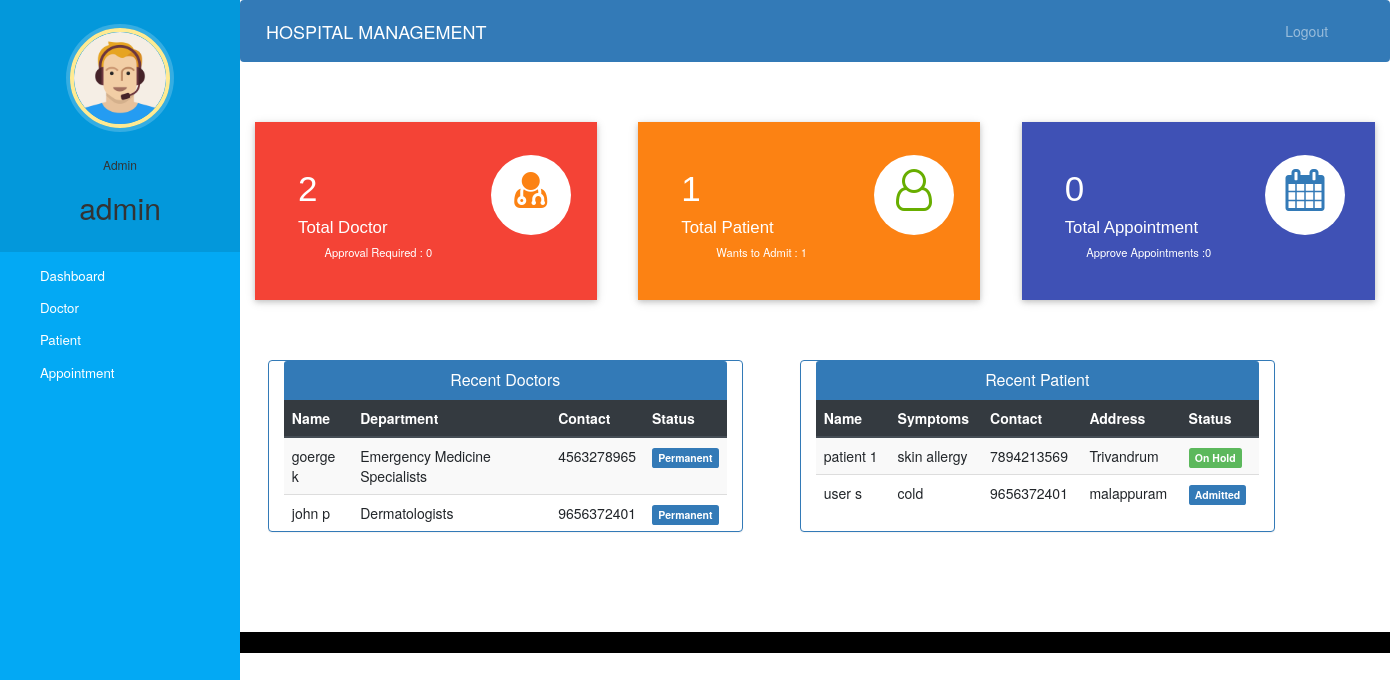
Page /admin-dashboard (signed in) on the committed database.
### hospital/models.py (models this page shows, shortened)
class Doctor(models.Model):
    user=models.OneToOneField(User,on_delete=models.CASCADE)
    profile_pic= models.ImageField(upload_to='profile_pic/DoctorProfilePic/',null=True,blank=True)
    address = models.CharField(max_length=40)
    mobile = models.CharField(max_length=20,null=True)
    department= models.CharField(max_length=50,choices=departments,default='Cardiologist')
    status=models.BooleanField(default=False)
    @property
    def get_name(self):
        return self.user.first_name+" "+self.user.last_name

class Patient(models.Model):
    user=models.OneToOneField(User,on_delete=models.CASCADE)
    profile_pic= models.ImageField(upload_to='profile_pic/PatientProfilePic/',null=True,blank=True)
    address = models.CharField(max_length=40)
    mobile = models.CharField(max_length=20,null=False)
    symptoms = models.CharField(max_length=100,null=False)
    assignedDoctorId = models.PositiveIntegerField(null=True)
    admitDate=models.DateField(auto_now=True)
    status=models.BooleanField(default=False)
    @property
    def get_name(self):
        return self.user.first_name+" "+self.user.last_name

### hospital/views.py (the view)
# urls.py: path('admin-dashboard', views.admin_dashboard_view,name='admin-dashboard'),
@login_required(login_url='adminlogin')
@user_passes_test(is_admin)
def admin_dashboard_view(request):
    doctors=models.Doctor.objects.all().order_by('-id')
    patients=models.Patient.objects.all().order_by('-id')
    doctorcount=models.Doctor.objects.all().filter(status=True).count()
    pendingdoctorcount=models.Doctor.objects.all().filter(status=False).count()
    patientcount=models.Patient.objects.all().filter(status=True).count()
    pendingpatientcount=models.Patient.objects.all().filter(status=False).count()
    appointmentcount=models.Appointment.objects.all().filter(status=True).count()
    pendingappointmentcount=models.Appointment.objects.all().filter(status=False).count()
    mydict={
    'doctors':doctors,
    'patients':patients,
    'doctorcount':doctorcount,
    'pendingdoctorcount':pendingdoctorcount,
    'patientcount':patientcount,
    'pendingpatientcount':pendingpatientcount,
    'appointmentcount':appointmentcount,
    'pendingappointmentcount':pendingappointmentcount,
    }
    return render(request,'hospital/admin_dashboard.html',context=mydict)

### hospital/views.py (called while the page is built)
def is_admin(user):
    return user.groups.filter(name='ADMIN').exists()

### templates/hospital/admin_dashboard.html
{% extends 'hospital/admin_base.html' %}
{% load static %}
{% block content %}
{%include 'hospital/admin_dashboard_cards.html'%}
<br><br><br>
<div class="container">
  <div class="row">
    <div class="panel panel-primary col-md-5" style="margin-left:2%;">
      <div class="panel-heading" style="text-align:center;">
        <h6 class="panel-title">Recent Doctors</h6>
      </div>
      <table class="table table-hover table-striped" id="dev-table">
        <thead class="thead-dark">
          <tr>
            <th>Name</th>
            <th>Department</th>
            <th>Contact</th>
            <th>Status</th>
          </tr>
        </thead>
        {% for d in doctors %}
        <tr>
          <td> {{d.get_name}}</td>
          <td>{{d.department}}</td>
          <td>{{d.mobile}}</td>
          {%if d.status%}
          <td> <span class="label label-primary">Permanent</span></td>
          {% else %}
          <td> <span class="label label-success">On Hold</span></td>
          {% endif %}
        </tr>
        {% endfor %}
      </table>
    </div>
    <div class="panel panel-primary col-md-5" style="margin-left:5%;">
      <div class="panel-heading" style="text-align:center;">
        <h6 class="panel-title">Recent Patient</h6>
      </div>
      <table class="table table-hover table-striped" id="dev-table">
        <thead class="thead-dark">
          <tr>
            <th>Name</th>
            <th>Symptoms</th>
            <th>Contact</th>
            <th>Address</th>
            <th>Status</th>
          </tr>
        </thead>
        {% for p in patients %}
        <tr>
          <td> {{p.get_name}}</td>
          <td>{{p.symptoms}}</td>
          <td>{{p.mobile}}</td>
          <td>{{p.address}}</td>
          {%if p.status%}
          <td> <span class="label label-primary">Admitted</span></td>
          {% else %}
          <td> <span class="label label-success">On Hold</span></td>
          {% endif %}
        </tr>
        {% endfor %}
      </table>
    </div>
  </div>
</div>
{% endblock content %}

### templates/hospital/admin_base.html (shortened to what this page needs)
<!DOCTYPE html>
{% load static %}
<html lang="en">
<head>
  <link rel="stylesheet" href="https://stackpath.bootstrapcdn.com/bootstrap/4.3.1/css/bootstrap.min.css">
  <link rel="stylesheet" href="https://maxcdn.bootstrapcdn.com/font-awesome/4.7.0/css/font-awesome.min.css">
  <link rel="stylesheet" href="{% static '/style.css' %}">
</head>
<body>
  <nav class="menu" tabindex="0">
    <header class="avatar">
      <img src="{% static "images/adminpropic.png" %}" />
      <br><br>
      <h6>Admin</h6>
      <h2>{{request.user.first_name}}</h2>
    </header>
    <ul>
      <li tabindex="0" class="icon-dashboard"> <a style="color:white; text-decoration:none;" href="/admin-dashboard"><span>Dashboard</span></a> </li>
      <li tabindex="0" class="icon-customers"> <a style="color:white; text-decoration:none;" href="/admin-doctor"><span>Doctor</span></a></li>
      <li tabindex="0" class="icon-users"> <a style="color:white; text-decoration:none;" href="/admin-patient"><span>Patient</span></a></li>
      <li tabindex="0" class="icon-calendar"> <a style="color:white; text-decoration:none;" href="/admin-appointment"><span>Appointment</span></a></li>
    </ul>
  </nav>
  <main>
    <div class="bs-example">
      <nav class="navbar navbar-expand-md  navbar-dark fixed-top" style="background:#337AB7;">
        <a href="/admin-dashboard" class="navbar-brand">HOSPITAL MANAGEMENT</a>
        <div class="collapse navbar-collapse justify-content-between" id="navbarCollapse">
          <div class="navbar-nav" style=" margin-left: 90%;">
            <a href="/logout" class="nav-item nav-link">Logout</a>
          </div>
        </div>
      </nav>
    </div>
    <br><br>
    {% block content %}
    {% endblock content %}
    <br><br><br><br>
    <footer>
      <br>
      <div class="container">
        <div class="row">
          <div class="col-md-12 col-sm-12">
          </div>
        </div>
      </div>
    </footer>
  </main>
</body>
</html>

### templates/hospital/admin_dashboard_cards.html (shortened to what this page needs)
<!DOCTYPE html>
<html lang="en" dir="ltr">
<head>
  <link rel="stylesheet" href="https://maxcdn.bootstrapcdn.com/bootstrap/3.4.1/css/bootstrap.min.css">
  <link rel="stylesheet" href="https://cdnjs.cloudflare.com/ajax/libs/font-awesome/4.7.0/css/font-awesome.min.css">
</head>
<body>
  <div class="market-updates">
    <div class="col-md-4 market-update-gd">
      <div class="market-update-block clr-block-1">
        <div class="col-md-8 market-update-left">
          <h3>{{doctorcount}}</h3>
          <h4>Total Doctor</h4>
          <p>Approval Required : {{pendingdoctorcount}}</p>
        </div>
        <div class="col-md-4 market-update-right">
          <i class="fa fa-user-md"></i>
        </div>
        <div class="clearfix"> </div>
      </div>
    </div>
    <div class="col-md-4 market-update-gd">
      <div class="market-update-block clr-block-2">
        <div class="col-md-8 market-update-left">
          <h3>{{patientcount}}</h3>
          <h4>Total Patient</h4>
          <p>Wants to Admit : {{pendingpatientcount}}</p>
        </div>
        <div class="col-md-4 market-update-right">
          <i class="fa fa-user-o"></i>
        </div>
        <div class="clearfix"> </div>
      </div>
    </div>
    <div class="col-md-4 market-update-gd">
      <div class="market-update-block clr-block-3">
        <div class="col-md-8 market-update-left">
          <h3>{{appointmentcount}}</h3>
          <h4>Total Appointment</h4>
          <p>Approve Appointments :{{pendingappointmentcount}} </p>
        </div>
        <div class="col-md-4 market-update-right">
          <i class="fa fa-calendar"> </i>
        </div>
        <div class="clearfix"> </div>
      </div>
    </div>
  </div>
</body>
</html>

### static/style.css (style rules this page uses)
body { padding-left: 240px; }
main { position: relative; height: 100vh; }
.menu { background: #5bc995; height: 100vh; width: 240px; position: fixed; top: 0px; left: 0; z-index: 5; outline: none; }
.menu .avatar { background: rgba(0, 0, 0, 0.1); padding: 2em 0.5em; text-align: center; }
.menu .avatar img { width: 100px; border-radius: 50%; overflow: hidden; border: 4px solid #ffea92; box-shadow: 0 0 0 4px rgba(255, 255, 255, 0.2); }
.menu .avatar h2 { font-weight: normal; margin-bottom: 0; }
.menu ul { list-style: none; padding: 0.5em 0; margin: 0; }
.menu ul li { padding: 0.5em 1em 0.5em 3em; font-size: 0.95em; font-weight: regular; background-repeat: no-repeat; background-position: left 15px center; background-size: auto 20px; transition: all 0.15s linear; cursor: pointer; }
.menu ul li.icon-dashboard { background-image: url("http://www.entypo.com/images//gauge.svg"); }
.menu ul li.icon-customers { background-image: url("http://www.entypo.com/images//briefcase.svg"); }
.menu ul li.icon-users { background-image: url("http://www.entypo.com/images//users.svg"); }
.menu ul li.icon-calendar { background-image: url("http://www.entypo.com/images//calendar.svg"); }

### templates/hospital/admin_base.html (style rules this page uses)
a:link { text-decoration: none; }
a { color: white; }
footer { padding: 0px 0px 0px 0px; background-color: black; margin: 0px; }
.fa { font-size: 23px; width: 60px; text-align: center; text-decoration: none; margin: 5px 2px; border-radius: 50%; }
p { text-align: center; }
body { padding-left: 240px; }
main { position: relative; height: 100vh; }
.menu { background: #03a9f4; height: 100vh; width: 240px; position: fixed; top: 0px; left: 0; z-index: 5; outline: none; }
.menu .avatar { background: rgba(0, 0, 0, 0.1); padding: 2em 0.5em; text-align: center; }
.menu .avatar img { width: 100px; border-radius: 50%; overflow: hidden; border: 4px solid #ffea92; box-shadow: 0 0 0 4px rgba(255, 255, 255, 0.2); }
.menu .avatar h2 { font-weight: normal; margin-bottom: 0; }
.menu ul { list-style: none; padding: 0.5em 0; margin: 0; }
.menu ul li { padding: 0.5em 1em 0.5em 3em; font-size: 0.95em; font-weight: regular; background-repeat: no-repeat; background-position: left 15px center; background-size: auto 20px; transition: all 0.15s linear; cursor: pointer; }
.menu ul li.icon-dashboard { background-image: url("http://www.entypo.com/images//gauge.svg"); }
.menu ul li.icon-customers { background-image: url("http://www.entypo.com/images//briefcase.svg"); }
.menu ul li.icon-users { background-image: url("http://www.entypo.com/images//users.svg"); }
.menu ul li.icon-calendar { background-image: url("http://www.entypo.com/images//calendar.svg"); }

### rows in the picture
Doctor: get_name "goerge k", department "Emergency Medicine Specialists", mobile "4563278965", status "Permanent"
Doctor: get_name "john p", department "Dermatologists", mobile "9656372401", status "Permanent"
Patient: get_name "patient 1", symptoms "skin allergy", mobile "7894213569", address "Trivandrum", status "On Hold"
Patient: get_name "user s", symptoms "cold", mobile "9656372401", address "malappuram", status "Admitted"

### other values in the picture
{{ request.user.first_name }} "admin"
{{ doctorcount }} "2"
{{ pendingdoctorcount }} "0"
{{ patientcount }} "1"
{{ pendingpatientcount }} "1"
{{ appointmentcount }} "0"
{{ pendingappointmentcount }} "0"
